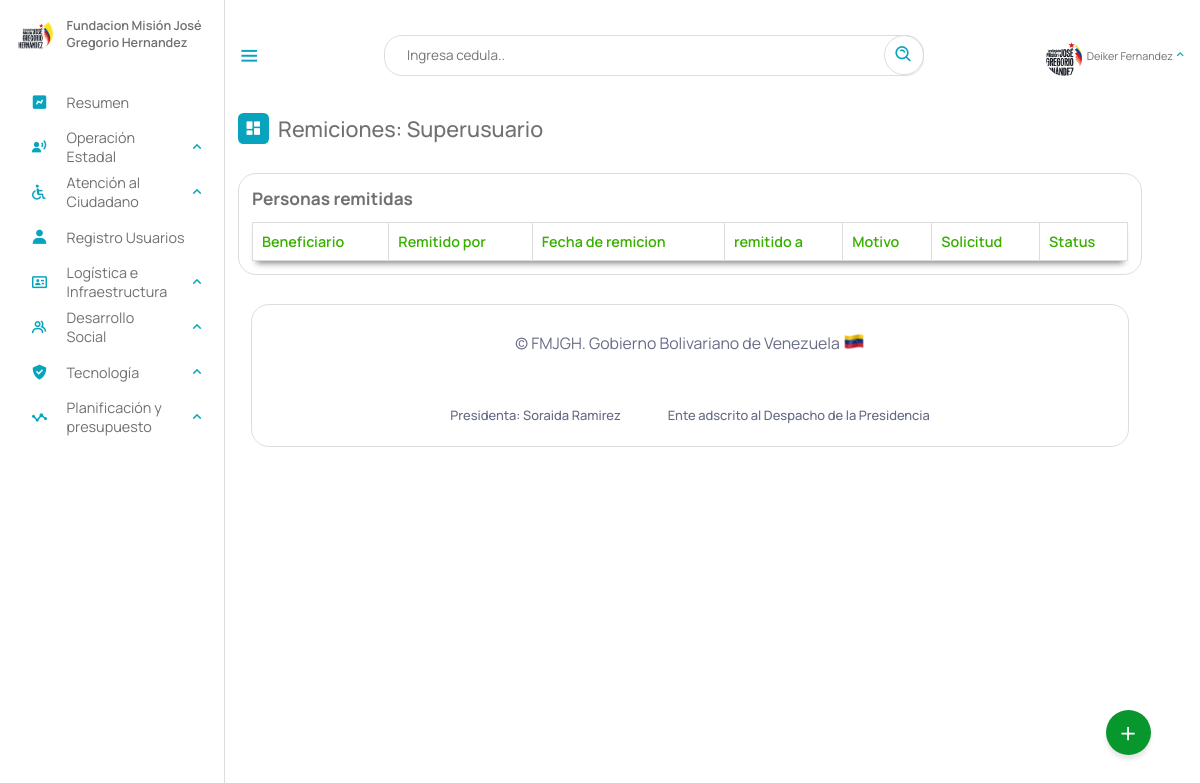
/Escritorio/01-remitidos_oac.php (signed in), run on an earlier commit of the app's database.
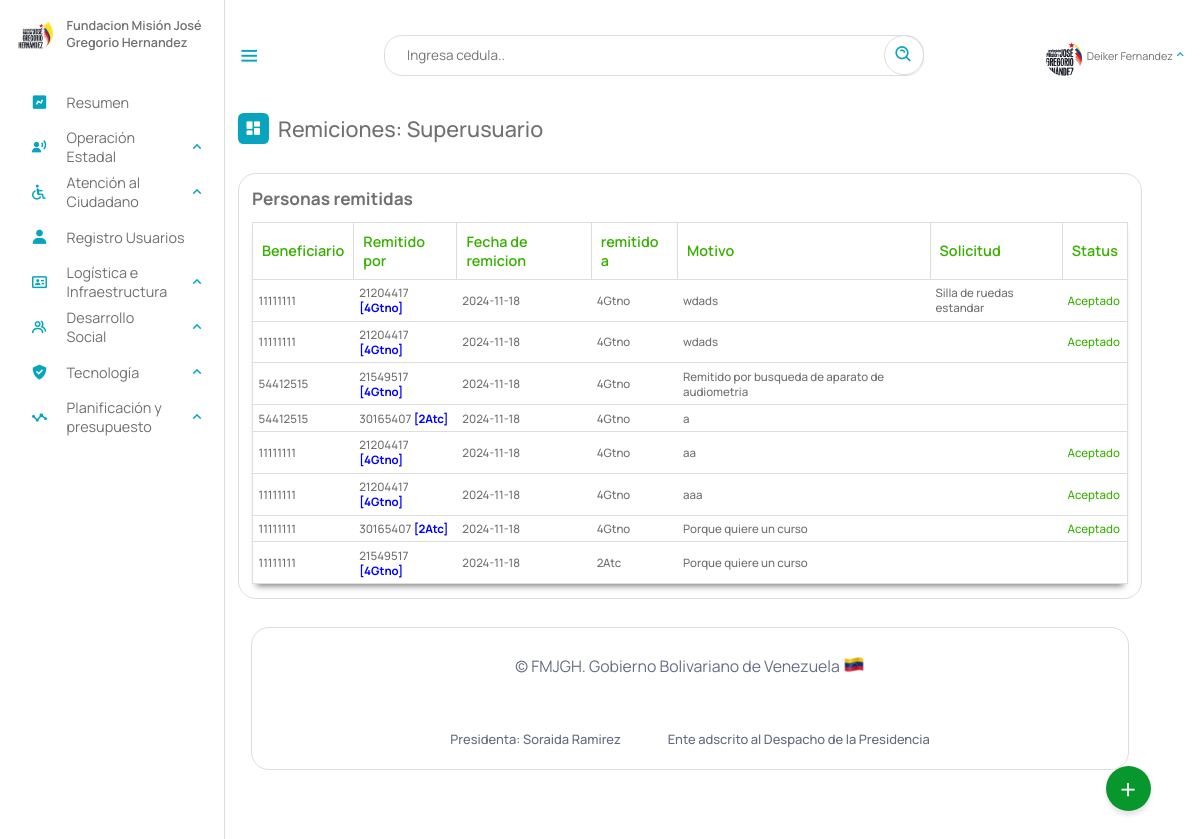
And on a later commit of the database.
### tables this page shows
CREATE TABLE `remitidos` (
  `id` int(11) NOT NULL AUTO_INCREMENT,
  `cedula` int(12) NOT NULL,
  `departamento` varchar(5) NOT NULL,
  `coordinacion` varchar(12) DEFAULT NULL,
  `por` text NOT NULL,
  `gerencia_remitente` varchar(5) NOT NULL,
  `fecha` date NOT NULL,
  `motivo` text NOT NULL,
  `statu` text DEFAULT NULL,
  `informe` varchar(2048) DEFAULT NULL,
  `solicitud` text DEFAULT NULL,
  PRIMARY KEY (`id`),
  KEY `cedula` (`cedula`),
  KEY `departamento` (`departamento`),
  KEY `gerencia_remitente` (`gerencia_remitente`),
  KEY `coordinacion` (`coordinacion`),
  CONSTRAINT `remitidos_ibfk_1` FOREIGN KEY (`departamento`) REFERENCES `gerencia` (`id`) ON DELETE CASCADE ON UPDATE CASCADE,
  CONSTRAINT `remitidos_ibfk_2` FOREIGN KEY (`gerencia_remitente`) REFERENCES `gerencia` (`id`) ON DELETE CASCADE
);

### php/6-remitir.php (called while the page is built, shortened)
<?php
include_once("ManejadorBD.php");
class remitido extends ManejadorBD{
        private $cnn;
        public function __construct($tipoConexion){
            $this->cnn = parent::conectar($tipoConexion);
        }
		public function consultarTodosRemitidosSUPERADMIN(){
			try{
				$stmt = $this->cnn->prepare("SELECT * FROM remitidos WHERE 1");
				$stmt->setFetchMode(PDO::FETCH_ASSOC);
				$stmt->execute();
				return $stmt->fetchAll();
	        }catch(PDOException $error) {
				echo "Error: ejecutando consulta SQL.".$error->getMessage();
				exit();
	        }
		}
}

### php/ManejadorBD.php (called while the page is built, shortened)
<?php
	class ManejadorBD extends PDO {
		public $srv	= SRV;
		public $usr	= USR;
		public $pas	= PAS;
		public $dbn	= BDN;
		public function conectar($tipoConexion){
			try{
				switch ($tipoConexion) {
				    case 1:
				        $dsn = "mysql:host=$this->srv;dbname=$this->dbn";
				        break;
				}
				$dbh = new PDO($dsn, $this->usr, $this->pas);
    			$dbh->setAttribute(PDO::ATTR_ERRMODE, PDO::ERRMODE_EXCEPTION);
			}catch(PDOException $error){
                echo "Error al Conectar con la Base de Datos: ".$error->getMessage();
                exit();
			}
            $this->conexionBD = $dbh;
			return $this->conexionBD;
		}
	}
?>

### Escritorio/01-remitidos_oac.php (the view, shortened to what this page needs)
<?php
include_once("partearriba.php");
?>
<div class="dash-contenido">
    <div class="overview">
        <div class="titulo">
            <i class='bx bxs-dashboard'> </i>
            <span class="link-name">Remiciones: <?php echo $rol ?></span>
        </div>
    </div>
    <div class="tabla-atencion">
        <h2>Personas remitidas</h2>
        <table>
            <thead>
                <tr>
                    <th>Beneficiario</th>
                    <th>Remitido por</th>
                    <th>Fecha de remicion</th>
                    <th>remitido a</th>
                    <th>Motivo</th>
                    <th>Solicitud</th>
                    <th>Status</th>
                </tr>
            </thead>
            <tbody>
                <?php
                include_once("../php/6-remitir.php");
                $aten = new remitido(1);
                if ($rol == "Superusuario") {
                    $consulta = $aten->consultarTodosRemitidosSUPERADMIN();
                    if ($consulta) {
                        foreach ($consulta as $registros) {
                        ?>
                            <tr>
                                <td><?php echo $registros["cedula"] ?></td>
                                <td><?php echo $registros["por"] . " <span style='color: blue;'><b>[" . $registros["gerencia_remitente"] . "]</b></span>" ?></td>
                                <td><?php echo $registros["fecha"] ?></td>
                                <td><?php echo $registros["departamento"] ?></td>
                                <td><?php echo $registros["motivo"] ?></td>
                                <td><?php echo $registros["solicitud"] ?></td>
                                <?php if ($registros["statu"] == "Aceptado") { ?>
                                    <td style="color: #38b000"><?php echo  $registros["statu"] ?></td>
                                <?php } elseif ($registros["statu"] == "Rechazado") { ?>
                                    <td style="color: #f16d64"><?php echo  $registros["statu"] ?></td>
                                <?php   }else{
                                    echo "<td></td>";
                                } ?>
                            </tr>
                        <?php
                        }
                    }
                }
                ?>
            </tbody>
        </table>
    </div>
</div>
<?php
include_once("parteabajo.php");
?>

### Escritorio/partearriba.php (shortened to what this page needs)
<!DOCTYPE html>
<html lang="es">
<head>
    <link rel="stylesheet" href="estilo.css">
    <link rel="stylesheet" href="dash.css">
    <link rel="stylesheet" href="02-buttons/01-buttons.css">
    <link href='https://unpkg.com/boxicons@2.1.4/css/boxicons.min.css' rel='stylesheet'>
<link rel="stylesheet" href="https://cdnjs.cloudflare.com/ajax/libs/font-awesome/6.5.2/css/all.min.css" />
</head>
<body>
    <?php
    if (isset($_SESSION['cedula'])) {
        $NombreUsuarioActivo = $_SESSION['nombre'];
        $rol = $_SESSION["rol"];
        $gerencia = $_SESSION['gerencia'];
    }
    switch ($rol) {
        case "3supe":
            $rol = "Superusuario";
            break;
    }
    ?>
    <nav class="sidebar">
        <header>
            <div class="image-text">
                <span class="image">
                    <img src="logo3.png" alt="logo">
                </span>
                <div class="text header-text">
                    <span class="name">Fundacion Misión José Gregorio Hernandez</span>
                </div>
            </div>
        </header>
        <ul class="nav-links">
            <li>
                <a href="index.php">
                    <i class='bx bxs-chart'></i>
                    <span class="link-name">Resumen</span>
                </a>
            </li>
            <?php
            if ($gerencia == "4Gtno" || $rol == "Superusuario") {
            ?>
                <li>
                    <div class="ioncn-link">
                        <a>
                            <i class='bx bxs-user-voice'></i>
                            <span class="link-name">Operación Estadal</span>
                        </a>
                        <i class='bx bx-chevron-up'></i>
                    </div>
                </li>
            <?php
            }
            ?>
            <?php
            if ($gerencia == "2Atc" || $rol == "Superusuario") {
            ?>
                <li>
                    <div class="ioncn-link">
                        <a>
                            <i class='bx bx-handicap'></i>
                            <span class="link-name">Atención al Ciudadano</span>
                        </a>
                        <i class='bx bx-chevron-up'></i>
                    </div>
                </li>
            <?php
            }
            ?>
            <?php
            if ($rol == "Administrador" || $rol == "Superusuario") {
            ?>
                <li>
                    <a href="03-registro.php">
                        <i class='bx bxs-user'></i>
                        <span class="link-name">Registro Usuarios</span>
                    </a>
                </li>
            <?php
            }
            ?>
            <?php
            if ($gerencia == "5Logi" || $rol == "Superusuario") {
            ?>
                <li>
                    <div class="ioncn-link">
                        <a>
                            <i class='bx bx-id-card'></i>
                            <span class="link-name">Logística e Infraestructura</span>
                        </a>
                        <i class='bx bx-chevron-up'></i>
                    </div>
                </li>
            <?php
            }
            ?>
            <?php
            if ($gerencia == "3Gtnd" || $rol == "Superusuario") {
            ?>
                <li>
                    <div class="ioncn-link">
                        <a>
                            <i class='bx bx-group'></i>
                            <span class="link-name">Desarrollo Social</span>
                        </a>
                        <i class='bx bx-chevron-up'></i>
                    </div>
                </li>
            <?php
            }
            ?>
            <?php
            if ($rol == "Superusuario") {
            ?>
                <li>
                    <div class="ioncn-link">
                        <a>
                            <i class='bx bxs-check-shield'></i>
                            <span class="link-name">Tecnología</span>
                        </a>
                        <i class='bx bx-chevron-up'></i>
                    </div>
                </li>
            <?php
            }
            ?>
            <?php
            if ($rol == "Superusuario" || $gerencia == "6Plan") {
            ?>
                 <li>
                <div class="ioncn-link">
                    <a>
                    <i class='bx bx-stats'></i>
                        <span class="link-name">Planificación y presupuesto</span>
                    </a>
                    <i class='bx bx-chevron-up'></i>
                </div>
            </li>
            <?php
            }
            ?>
        </ul>
    </nav>
    <main class="menu-dash">
        <div class="top">
            <i class='bx bx-menu sidebar-toggle'></i>
            <div class="busqueda">
                <input type="text" id="input_search" placeholder="Ingresa cedula..">
                <a href="#" class="search" id="search"><i class='bx bx-search-alt bx-rotate-90'></i></a>
            </div>
            <li>
                <div class="ioncn-link">
                    <a><?php
                            if($_SESSION["profile_photo"]){
                                $ruta = "fotos_perfil/". $_SESSION["profile_photo"];
                            }else{
                                $ruta = "profile.png";
                            }
                        ?>
                        <div class="img-profi">
                             <img src="<?php echo $ruta ?>" alt="">
                        </div>
                        <span class="link_name" id="user_active"><?php echo $NombreUsuarioActivo ?></span>
                    </a>
                    <i class='bx bx-chevron-up'></i>
                </div>
            </li>
        </div>
        <div class="action">
            <span class="abrir" onclick="actionToggle()">+</span>
        </div>

### Escritorio/parteabajo.php (shortened to what this page needs)
<div class="footer__info container">
    <span class="footer_copy">
        &#169; FMJGH. Gobierno Bolivariano de Venezuela <img src="ve.png">
    </span>
    <br><br>
    <div class="footer__privacy">
        <a>Presidenta: Soraida Ramirez</a>
        <a>Ente adscrito al Despacho de la Presidencia</a>
    </div>
</div>
</main>
</body>
</html>

### Escritorio/estilo.css (style rules this page uses)
* { font-family: 'Manrope', sans-serif; margin: 0; padding: 0; box-sizing: border-box; scroll-behavior: smooth; }
:root { --body-color: ; --tran-03:all 0.2 ease ; --tran-03:all 0.3s ease ; --tran-03:all 0.4s ease ; --tran-03:all 0.5s ease ; }
body { height: 100vh; background-color: #fff; }
.sidebar .text { font-size: 14px; font-weight: 500; color: #707070; }
.sidebar .image { min-width: 60px; display: flex; align-items: center; }
.sidebar { position: fixed; top: 0; left: 0; height: 100%; width: 250px; padding: 20px 0px 0px 14px ; background-color: #fff; transition: 0.3s; border-right: 1px solid #ddd; }
.sidebar header { position: relative; }
.sidebar .image-text img { width: 50px; border-radius: 6px; }
.sidebar header .image-text { display: flex; align-items: center; }
header .image-text .header-text { display: flex; flex-direction: column; transition: 0.3; }
.header-text .name { font-weight: 600; text-align: left; margin-top: -2px; }
.sidebar .nav-links { background-color: rgb(255, 255, 255); height: 100%; padding-top: 30px; }
.sidebar .nav-links li { position: relative; list-style: none; transition: all 0.4s ease; }
.sidebar .nav-links li .ioncn-link { display: flex; align-items: left; justify-content: space-between; }
.bx-chevron-up { transition: transform .3s; }
.sidebar .nav-links li i { height: 50px; min-width: 60px; text-align: center; line-height: 50px; color:#08A4BD ; font-size: 20px; }
.sidebar .nav-links li a { text-decoration: none; display: flex; align-items: center; justify-content: left; }
.sidebar .nav-links li a .link-name { font-size: 16px; font-weight: 400; color: #707070; transition: 0.3s ease; }
.menu-dash { position: relative; left: 250px; background-color: #fff; height: 100vh; width: calc(100% - 300px); padding: 10px 14px; transition: 0.3s; }
.menu-dash .top { display: flex; position: fixed; top: 0px; left: 250px; align-items: center; justify-content: space-between; width: calc(100% - 250px); backdrop-filter: blur(15px); padding: 10px 14px; transition: 0.3; height: 123px; z-index: 500; }
.menu-dash .top .sidebar-toggle { font-size: 26px; cursor: pointer; color: #08A4BD; }
.menu-dash .top .busqueda { position: relative; height: 45px; max-width: 600px; width: 100%; margin: 0 30px; }
.top .busqueda input { height: 100%; width: 100%; position: absolute; border: 1px solid #ddd; padding: 0 50px 0 25px; outline: none; font-size: 15px; border-radius: 20px; }
.top .busqueda i { position: absolute; right: 0px; font-size: 22px; z-index: 10; top: 50%; transform: translateY(-50%); color: #08A4BD; padding: 10px; border: 1px solid #ddd; border-radius: 50px; }
.top img { width: 40px; border-radius: 100%; margin-top: 10px; height: 40px; object-fit: cover; }
.menu-dash .top .link_name { font-size: 12px; }
.menu-dash .top i { color: #08A4BD; }
.menu-dash .dash-contenido { padding-top: 45px; }
.menu-dash .titulo { display: flex; align-items: center; margin: 70px 0 30px 0; }
.menu-dash .titulo i { position: relative; height: 35px; width: 35px; background-color: #08A4BD; border-radius: 6px; color: #fff; display: flex; align-items: center; justify-content: center; font-size: 20px; }
.menu-dash .titulo .link-name { font-size: 24PX; font-weight: 500; color: #707070; margin-left: 10px; }
.menu-dash .top li { list-style: none; }
.menu-dash .top li .ioncn-link { display: flex; justify-content: space-between; align-items: center; }
.menu-dash .top li .ioncn-link a { text-decoration: none; display: flex; align-items: center; justify-content: center; gap: 5px; flex-wrap: nowrap; position: relative; color: #707070; }
.container { background-color: #fff; border: 1px solid #ddd; max-width: 100%; border-radius: 20px; padding: 30px; margin: 0 15px; }
.action { position: fixed; bottom: 50px; right: 55px; width: 50px; height: 50px; background: #08972c; border-radius: 50%; cursor: pointer; box-shadow: 0 5px 5px rgba(0,0,0,0.1); z-index: 50; }
.action span { position: relative; width: 100%; height: 100%; display: flex; justify-content: center; align-items: center; color: #fff; font-size: 2em; transition: 0.3s ease-in-out; }
table { width: 100%; }

### Escritorio/02-buttons/01-buttons.css (style rules this page uses)
body { margin: 0; padding: 0; }

What changed in the data, as far as the page shows it:
added remitidos: cedula "11111111", por "21204417", gerencia_remitente "4Gtno", fecha "2024-11-18", departamento "4Gtno", motivo "wdads", solicitud "Silla de ruedas estandar", statu "Aceptado"
added remitidos: cedula "11111111", por "21204417", gerencia_remitente "4Gtno", fecha "2024-11-18", departamento "4Gtno", motivo "wdads", statu "Aceptado"
added remitidos: cedula "54412515", por "21549517", gerencia_remitente "4Gtno", fecha "2024-11-18", departamento "4Gtno", motivo "Remitido por busqueda de aparato de audiometria"
added remitidos: cedula "54412515", por "30165407", gerencia_remitente "2Atc", fecha "2024-11-18", departamento "4Gtno", motivo "a"
added remitidos: cedula "11111111", por "21204417", gerencia_remitente "4Gtno", fecha "2024-11-18", departamento "4Gtno", motivo "aa", statu "Aceptado"
added remitidos: cedula "11111111", por "21204417", gerencia_remitente "4Gtno", fecha "2024-11-18", departamento "4Gtno", motivo "aaa", statu "Aceptado"
added remitidos: cedula "11111111", por "30165407", gerencia_remitente "2Atc", fecha "2024-11-18", departamento "4Gtno", motivo "Porque quiere un curso", statu "Aceptado"
added remitidos: cedula "11111111", por "21549517", gerencia_remitente "4Gtno", fecha "2024-11-18", departamento "2Atc", motivo "Porque quiere un curso"
